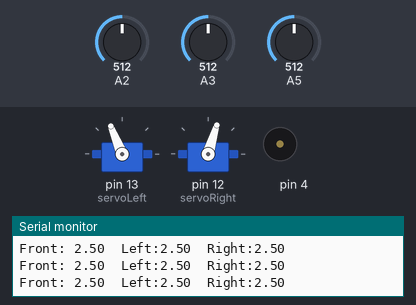
Simulated run of this sketch. Board: Arduino Uno, built with avr-gcc and run on an emulated ATmega328P. Shown: 2 × servo, buzzer (waves = sounding), the last lines printed to the serial monitor. The inputs (shaded band) are chosen by the test bench; at power-on: A2 = 512, A3 = 512, A5 = 512. Random numbers use the default seed unless the sketch sets one.

Above: at 2.2 s.
2.3 s: A2 set to 768
3.8 s: A2 set to 787
At 4.5 s:
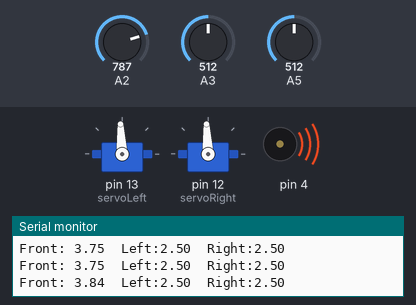
At 5.3 s:
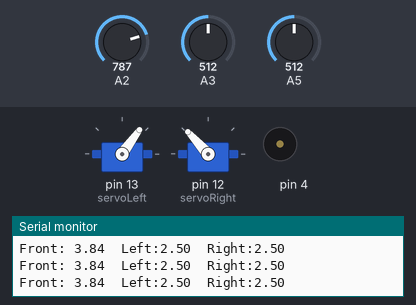
Timing chart, 0 to 6.8 s (numbered marks = the images above; inputs shaded):
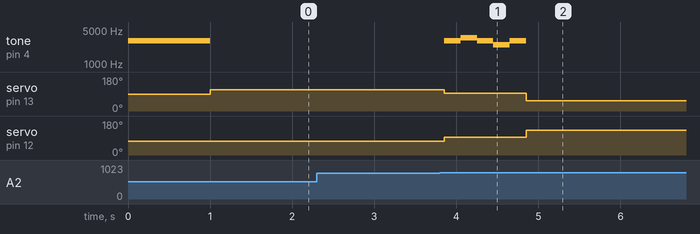

Measured:
- the behaviour switches between 778 and 779 on A2 (found by bisection; images 0 and 1)
- after the input at 3.8 s, tone on pin 4: plays 3000 Hz for 0.20 s, 3500 Hz for 0.20 s, 3000 Hz for 0.20 s, 2500 Hz for 0.20 s, 3000 Hz for 0.20 s, starting after 0.05 s; servo on pin 13 (servoLeft): 112° → 93° after 0.05 s, → 54° 1.0 s later; servo on pin 12 (servoRight): 73° → 93° after 0.05 s, → 132° 1.0 s later

The sketch:

testingIR.ino
```cpp
      /*
       * Robotics with the BOE Shield - PhototransistorVoltage
       * Display voltage of phototransistor circuit output connected to A3 in
       * the serial monitor.
       */
      #include <Servo.h>

      Servo servoLeft;
      Servo servoRight;
      int rotationConstant = 1;

      long startTime = 0;
      long loopPeriod = 10000;
      int speedLeft=0, speedRight=0;
      int currentState = 0;
      long lastTransitionTime = 0;

      int stoppingSignal = 0;
      int forwardSignal = 200;
      int backingSignal = 400;
      int turningSignal = 30;

      int sensorFront = A2;
      int sensorLeft = A5;
      int sensorRight = A3;

      float thresholdBlack = 3.8;
      float thresholdWhite = 3.0;

      void setup()                                 // Built-in initialization block
      {
        Serial.begin(9600);                 // Set data rate to 9600 bps
        tone(4, 3000, 1000);
        delay(1000);
        servoLeft.attach(13);
        servoRight.attach(12);
      }

      void loop()                                  // Main loop auto-repeats
      {

         while(startTime > micros()) ; // wait here until we get constant looptime
         startTime = micros() + loopPeriod;


        //mining process
          if(currentState == 0){
          speedLeft = forwardSignal;
          speedRight = forwardSignal;
         // minSensor = max(volts(A1),volts(A2),volts(A3));min
          if(checkMine(thresholdBlack)){
            changeState(1);
            speedLeft=stoppingSignal;
            speedRight=stoppingSignal;
          }
        }
        else if(currentState == 1)//bomb signal state
        {
          tone(4, 3000, 200);
          delay(200);
          tone(4, 3500, 200);
          delay(200);
          tone(4, 3000, 200);
          delay(200);
          tone(4, 2500, 200);
          delay(200);
          tone(4, 3000, 200);
          delay(200);
          changeState(2);
          speedLeft=-backingSignal;
          speedRight=-backingSignal;
        }
        else if(currentState == 2)// back state
        {
            speedLeft=-backingSignal;
            speedRight=-backingSignal;
            if(checkClear(thresholdWhite)){
              changeState(3);
                //rotationConstant = 2*random(0,2)-1;
                speedLeft=-rotationConstant * turningSignal;
                speedRight=rotationConstant * turningSignal;
            }
        }
        else if(currentState==3) // turning state
         {
           speedLeft=-rotationConstant * turningSignal;
           speedRight=rotationConstant * turningSignal;

           long turningTime = random(1500000,2500000);
           if (micros() - lastTransitionTime > turningTime) {
             changeState(0);
           }
           if(checkMine(thresholdBlack)){
            changeState(1);
            speedLeft=stoppingSignal;
            speedRight=stoppingSignal;
          }
         }

        Serial.print("Front: ");
        Serial.print(volts(sensorFront));
        Serial.print("  Left:");
        Serial.print(volts(sensorLeft));
        Serial.print("  Right:");
        Serial.println(volts(sensorRight));

        // Delay for 1 second ><
        maneuver(speedLeft,speedRight);


      }

      void changeState(int newState){
        currentState = newState;
        lastTransitionTime = micros();
      }

      boolean checkMine(float threshold){
        float maxVolt = 0;
        float voltFront = volts(sensorFront);
        float voltLeft = volts(sensorLeft);
        float voltRight = volts(sensorRight);

        //check which is greatest
        if(voltLeft>maxVolt){
          maxVolt = voltLeft;
       //   rotationConstant = -1;
        }
        if(voltRight>maxVolt){
          maxVolt = voltRight;
          rotationConstant = 1;
        }
        if(voltFront>maxVolt){
          maxVolt = voltFront;
          //rotationConstant = 2*random(0,2)-1;;
        }

        if(maxVolt>threshold){
          return true;
        }
        else{
          return false;
        }
      }
      /*
        boolean checkMineCalibrated(float threshold){
        float voltFront = volts(sensorFront);
        float voltLeft = volts(sensorLeft);
        float voltRight = volts(sensorRight);

        //check which is greatest
        if(voltLeft>maxVoltLeft){
          maxVoltLeft = voltLeft;
       //   rotationConstant = -1;
        }
        if(voltRight>maxVoltRight){
          maxVoltRight = voltRight;
          rotationConstant = 1;
        }
        if(voltFront>maxVoltFront){
          maxVoltFront = voltFront;
          //rotationConstant = 2*random(0,2)-1;;
        }

        //check which is greatest
        if(voltLeft<minVoltLeft){
          minVoltLeft = voltLeft;
       //   rotationConstant = -1;
        }
        if(voltRight<minVoltRight){
          minVoltRight = voltRight;
        }
        if(voltFront<minVoltFront){
          minVoltFront = voltFront;
          //rotationConstant = 2*random(0,2)-1;;
        }


        if((readingLeft > threshold)||(readingRight > threshold)||(readingMiddle > threshold)){
          return true
        }else
            return false


        if(maxVolt>threshold){
          return true;
        }
        else{
          return false;
        }
      }
      */
       boolean checkClear(float threshold){
        float maxVolt = 0;
        float voltFront = volts(sensorFront);
        float voltLeft = volts(sensorLeft);
        float voltRight = volts(sensorRight);

        //check which is greatest
        if(voltLeft>maxVolt){
          maxVolt = voltLeft;
        }
        if(voltRight>maxVolt){
          maxVolt = voltRight;
        }
        if(voltFront>maxVolt){
          maxVolt = voltFront;
        }

        if(threshold>maxVolt){
          return true;
        }
        else{
          return false;
        }
      }

      float volts(int adPin)                       // Measures volts at adPin
      {                                            // Returns floating point voltage
       return float(analogRead(adPin)) * 5.0 / 1024.0;
      }


      void maneuver(int speedLeft, int speedRight)
      {
        servoLeft.writeMicroseconds(1500 + speedLeft);   // Set left servo speed
        servoRight.writeMicroseconds(1500 - speedRight); // Set right servo speed                               // Delay for msTime
      }
```
